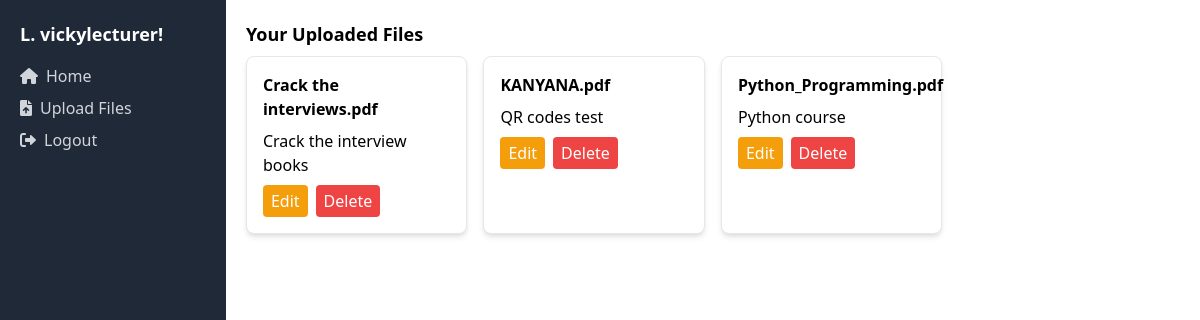
Page /lecturer_dashboard (signed in) on the committed database.
### app.py (models this page shows, shortened)
class FileUpload(db.Model):
    id = db.Column(db.Integer, primary_key=True)
    filename = db.Column(db.String(100), nullable=False)
    description = db.Column(db.String(200), nullable=False)
    username = db.Column(db.String(25), db.ForeignKey('user.username'), nullable=False)

### app.py (the view)
@app.route('/lecturer_dashboard')
@role_required('lecturer')
def lecturer_dashboard():
    if 'username' in session:
        username = session['username']
        user_uploads = FileUpload.query.filter_by(username=username).all()
        return render_template('lecturer_dashboard.html', username=username, uploads=user_uploads)
    return redirect(url_for('login'))

### app.py (called while the page is built)
def role_required(role):
    def wrapper(fn):
        @wraps(fn)
        def decorated_view(*args, **kwargs):
            if 'username' not in session or session['role'] != role:
                flash('You do not have permission to access this page.', 'danger')
                return redirect(url_for('home'))
            return fn(*args, **kwargs)
        return decorated_view
    return wrapper

### templates/lecturer_dashboard.html (shortened to what this page needs)
<!DOCTYPE html>
<html lang="en">
<head>
    <link href="https://cdnjs.cloudflare.com/ajax/libs/tailwindcss/2.2.19/tailwind.min.css" rel="stylesheet">
    <link href="https://cdnjs.cloudflare.com/ajax/libs/font-awesome/6.0.0-beta3/css/all.min.css" rel="stylesheet">
</head>
<body class="flex">
    <div class="w-1/5 h-screen bg-gray-800 p-5">
        <h2 class="text-white text-lg font-semibold mb-4">L. {{ username }}!</h2>
        <ul class="space-y-2">
            <li><a href="#" class="text-gray-300 hover:text-white flex items-center"><i class="fas fa-home mr-2"></i> Home</a></li>
            <li><a href="{{ url_for('upload_file') }}" class="text-gray-300 hover:text-white flex items-center"><i class="fas fa-file-upload mr-2"></i> Upload Files</a></li>
               <li><a href="{{ url_for('logout') }}" class="text-gray-300 hover:text-white flex items-center"><i class="fas fa-sign-out-alt mr-2"></i> Logout</a></li>
        </ul>
    </div>
    <div class="flex-grow p-5">
        <h3 class="text-lg font-semibold mb-2">Your Uploaded Files</h3>
        <div class="grid grid-cols-1 sm:grid-cols-2 md:grid-cols-3 lg:grid-cols-4 gap-4">
            {% for upload in uploads %}
            {% if upload['username'] == username %}
            <div class="bg-white shadow-md rounded-lg p-4 border">
                <h4 class="font-bold mb-2">{{ upload['filename'] }}</h4>
                <p>{{ upload['description'] }}</p>
                <div class="flex mt-2">
                    <a href="{{ url_for('edit_upload', filename=upload['filename']) }}" class="bg-yellow-500 text-white px-2 py-1 rounded mr-2">Edit</a>
                    <form action="{{ url_for('delete_upload', filename=upload['filename']) }}" method="post" style="display:inline;">
                        <button type="submit" class="bg-red-500 text-white px-2 py-1 rounded">Delete</button>
                    </form>
                </div>
            </div>
            {% endif %}
            {% endfor %}
        </div>
    </div>
</body>
</html>

### rows in the picture
FileUpload: filename "Crack the interviews.pdf", description "Crack the interview books"
FileUpload: filename "KANYANA.pdf", description "QR codes test"
FileUpload: filename "Python_Programming.pdf", description "Python course"

### other values in the picture
{{ username }} "vickylecturer"
